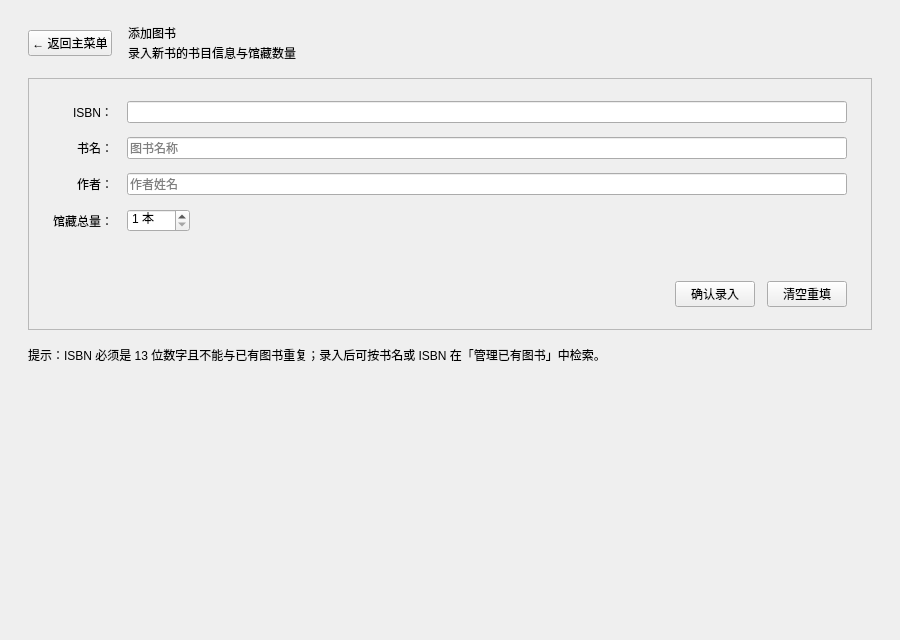
<?xml version="1.0" encoding="UTF-8"?>
<ui version="4.0">
 <class>AddBookPage</class>
 <widget class="QWidget" name="AddBookPage">
  <property name="geometry">
   <rect>
    <x>0</x>
    <y>0</y>
    <width>900</width>
    <height>640</height>
   </rect>
  </property>
  <layout class="QVBoxLayout" name="mainLayout">
   <property name="spacing">
    <number>16</number>
   </property>
   <property name="leftMargin">
    <number>28</number>
   </property>
   <property name="topMargin">
    <number>24</number>
   </property>
   <property name="rightMargin">
    <number>28</number>
   </property>
   <property name="bottomMargin">
    <number>24</number>
   </property>
   <item>
    <layout class="QHBoxLayout" name="headerLayout">
     <property name="spacing">
      <number>16</number>
     </property>
     <item>
      <widget class="QPushButton" name="backButton">
       <property name="cursor">
        <cursorShape>PointingHandCursor</cursorShape>
       </property>
       <property name="text">
        <string>← 返回主菜单</string>
       </property>
      </widget>
     </item>
     <item>
      <layout class="QVBoxLayout" name="titleLayout">
       <property name="spacing">
        <number>2</number>
       </property>
       <item>
        <widget class="QLabel" name="titleLabel">
         <property name="text">
          <string>添加图书</string>
         </property>
        </widget>
       </item>
       <item>
        <widget class="QLabel" name="subtitleLabel">
         <property name="text">
          <string>录入新书的书目信息与馆藏数量</string>
         </property>
        </widget>
       </item>
      </layout>
     </item>
     <item>
      <spacer name="headerSpacer">
       <property name="orientation">
        <enum>Qt::Orientation::Horizontal</enum>
       </property>
       <property name="sizeHint" stdset="0">
        <size>
         <width>40</width>
         <height>20</height>
        </size>
       </property>
      </spacer>
     </item>
    </layout>
   </item>
   <item>
    <widget class="QFrame" name="formFrame">
     <property name="frameShape">
      <enum>QFrame::Shape::StyledPanel</enum>
     </property>
     <layout class="QVBoxLayout" name="formFrameLayout">
      <property name="leftMargin">
       <number>24</number>
      </property>
      <property name="topMargin">
       <number>22</number>
      </property>
      <property name="rightMargin">
       <number>24</number>
      </property>
      <property name="bottomMargin">
       <number>22</number>
      </property>
      <item>
       <layout class="QFormLayout" name="formLayout">
        <property name="horizontalSpacing">
         <number>14</number>
        </property>
        <property name="verticalSpacing">
         <number>14</number>
        </property>
        <property name="labelAlignment">
         <set>Qt::AlignmentFlag::AlignRight|Qt::AlignmentFlag::AlignTrailing|Qt::AlignmentFlag::AlignVCenter</set>
        </property>
        <property name="fieldGrowthPolicy">
         <enum>QFormLayout::FieldGrowthPolicy::ExpandingFieldsGrow</enum>
        </property>
        <item row="0" column="0">
         <widget class="QLabel" name="isbnLabel">
          <property name="text">
           <string>ISBN：</string>
          </property>
          <property name="buddy">
           <cstring>isbnEdit</cstring>
          </property>
         </widget>
        </item>
        <item row="0" column="1">
         <widget class="QLineEdit" name="isbnEdit"/>
        </item>
        <item row="1" column="0">
         <widget class="QLabel" name="nameLabel">
          <property name="text">
           <string>书名：</string>
          </property>
          <property name="buddy">
           <cstring>nameEdit</cstring>
          </property>
         </widget>
        </item>
        <item row="1" column="1">
         <widget class="QLineEdit" name="nameEdit">
          <property name="maxLength">
           <number>50</number>
          </property>
          <property name="placeholderText">
           <string>图书名称</string>
          </property>
         </widget>
        </item>
        <item row="2" column="0">
         <widget class="QLabel" name="authorLabel">
          <property name="text">
           <string>作者：</string>
          </property>
          <property name="buddy">
           <cstring>authorEdit</cstring>
          </property>
         </widget>
        </item>
        <item row="2" column="1">
         <widget class="QLineEdit" name="authorEdit">
          <property name="maxLength">
           <number>50</number>
          </property>
          <property name="placeholderText">
           <string>作者姓名</string>
          </property>
         </widget>
        </item>
        <item row="3" column="0">
         <widget class="QLabel" name="totalLabel">
          <property name="text">
           <string>馆藏总量：</string>
          </property>
          <property name="buddy">
           <cstring>totalSpinBox</cstring>
          </property>
         </widget>
        </item>
        <item row="3" column="1">
         <widget class="QSpinBox" name="totalSpinBox">
          <property name="minimum">
           <number>1</number>
          </property>
          <property name="maximum">
           <number>999</number>
          </property>
          <property name="suffix">
           <string> 本</string>
          </property>
         </widget>
        </item>
       </layout>
      </item>
      <item>
       <spacer name="formSpacer">
        <property name="orientation">
         <enum>Qt::Orientation::Vertical</enum>
        </property>
        <property name="sizeHint" stdset="0">
         <size>
          <width>20</width>
          <height>6</height>
         </size>
        </property>
       </spacer>
      </item>
      <item>
       <layout class="QHBoxLayout" name="buttonLayout">
        <property name="spacing">
         <number>12</number>
        </property>
        <item>
         <spacer name="buttonSpacer">
          <property name="orientation">
           <enum>Qt::Orientation::Horizontal</enum>
          </property>
          <property name="sizeHint" stdset="0">
           <size>
            <width>40</width>
            <height>20</height>
           </size>
          </property>
         </spacer>
        </item>
        <item>
         <widget class="QPushButton" name="confirmButton">
          <property name="cursor">
           <cursorShape>PointingHandCursor</cursorShape>
          </property>
          <property name="text">
           <string>确认录入</string>
          </property>
         </widget>
        </item>
        <item>
         <widget class="QPushButton" name="resetButton">
          <property name="cursor">
           <cursorShape>PointingHandCursor</cursorShape>
          </property>
          <property name="text">
           <string>清空重填</string>
          </property>
         </widget>
        </item>
       </layout>
      </item>
     </layout>
    </widget>
   </item>
   <item>
    <widget class="QLabel" name="hintLabel">
     <property name="text">
      <string>提示：ISBN 必须是 13 位数字且不能与已有图书重复；录入后可按书名或 ISBN 在「管理已有图书」中检索。</string>
     </property>
     <property name="wordWrap">
      <bool>true</bool>
     </property>
    </widget>
   </item>
   <item>
    <spacer name="bottomSpacer">
     <property name="orientation">
      <enum>Qt::Orientation::Vertical</enum>
     </property>
     <property name="sizeHint" stdset="0">
      <size>
       <width>20</width>
       <height>40</height>
      </size>
     </property>
    </spacer>
   </item>
  </layout>
 </widget>
 <resources/>
 <connections/>
</ui>
